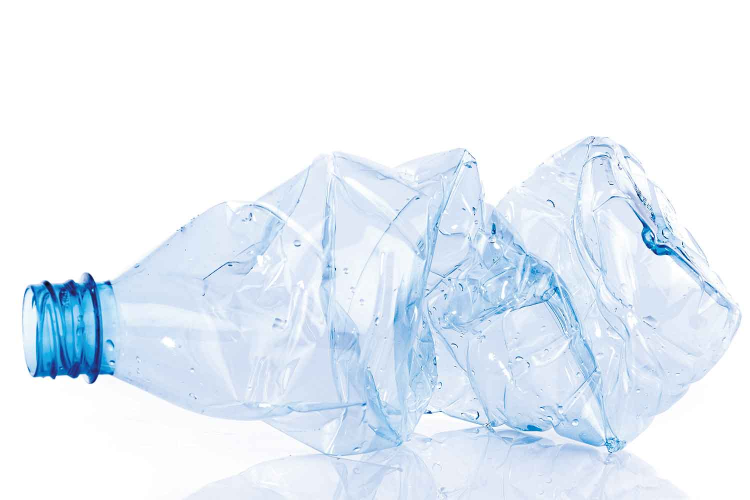
#> input picture photos/plastic.jpeg, 1500 x 1000 px (shown at 1/2 size)
$ python masking.py
#> lines starting #> are read from the running program, lines starting #| are printed output that depends on the picture; after the words box and inside, x2 and y2 are one past the last pixel; in counts of white or black regions, pixels touching at a corner belong together
import cv2 as cv
import numpy as np

img = cv.imread('photos/plastic.jpeg')
#> img is the input picture: shape (1000, 1500, 3); mean B, G, R 248.2, 239.5, 231
img = cv.resize(img, (500, 500))
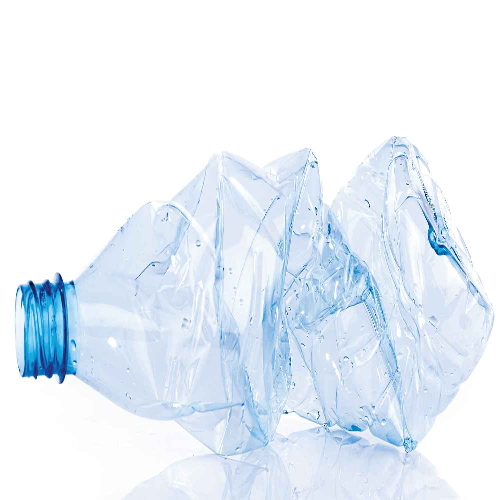
#> img: shape (500, 500, 3); mean B, G, R 248.3, 239.6, 231.1
cv.imshow('Original', img)

# Create mask shape
blank = np.zeros(img.shape[:2], dtype='uint8')
circle = cv.circle(blank.copy(), (img.shape[1]//2, img.shape[2]//2 + 150), 100, 255, -1)
rectangle = cv.rectangle(blank.copy(), (img.shape[1]//2 - 50, img.shape[2] + 100), (img.shape[1]//2 + 50, img.shape[2]//2 + 400) , 255, -1)
mask = cv.bitwise_or(circle, rectangle)
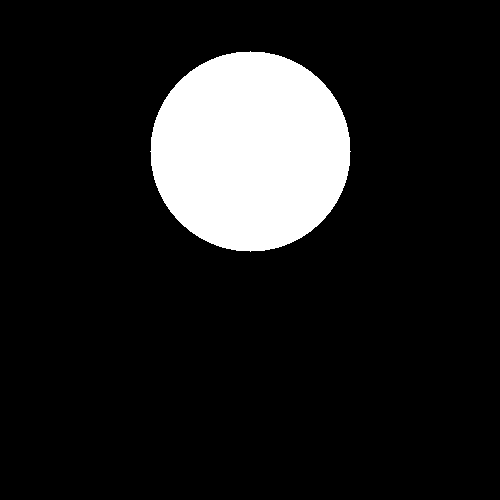
#> circle: shape (500, 500); 12.6% white; 1 white region, box (x1, y1, x2, y2) and area: (150, 51, 351, 252) 31417
cv.imshow('Circle', circle)
cv.imshow('Rectangle', rectangle)
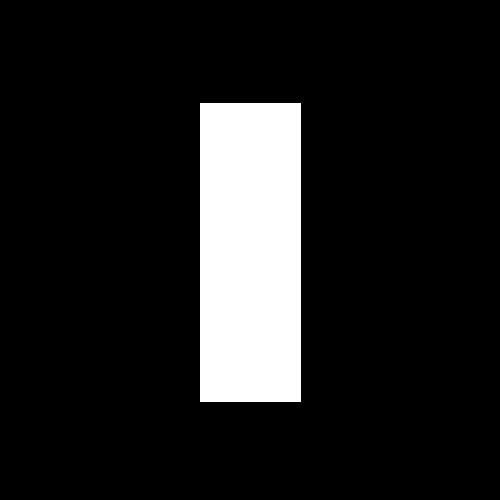
#> window 'Rectangle': shape (500, 500); 12.1% white; 1 white region, box (x1, y1, x2, y2) and area: (200, 103, 301, 402) 30199
cv.imshow('Mask', mask)
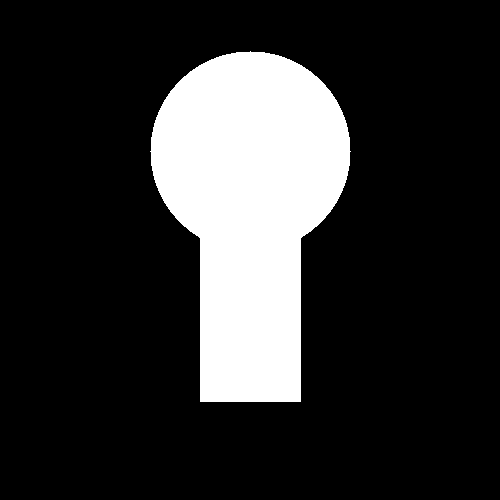
#> window 'Mask': shape (500, 500); 18.8% white; 1 white region, box (x1, y1, x2, y2) and area: (150, 51, 351, 402) 47067

# masking with original image with mask parameter
masked = cv.bitwise_and(img, img, mask=mask)
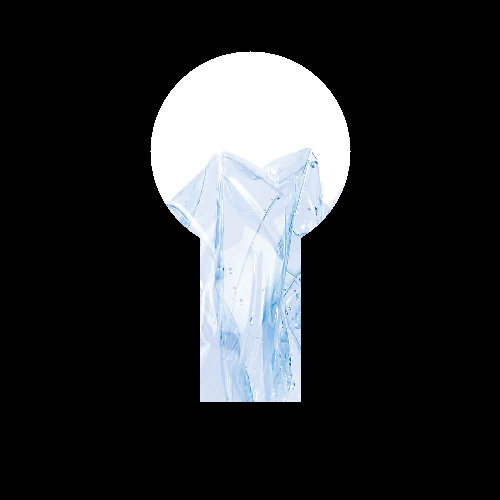
#> masked: shape (500, 500, 3); mean B, G, R 46.7, 44.8, 43
cv.imshow('Mask', masked)

cv.waitKey(0)

$ run again, with photos/glass.jpeg copied over photos/plastic.jpeg
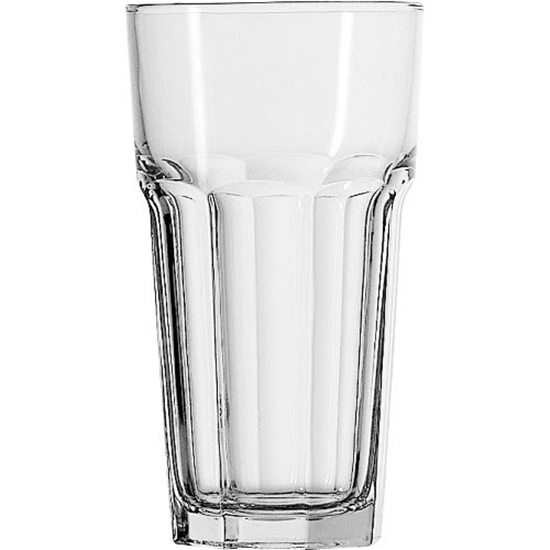
#> input picture photos/glass.jpeg, 550 x 550 px
#> img is the input picture: shape (550, 550, 3); min 0, max 255, mean 234.9
#> img: shape (500, 500, 3)
#> circle: shape (500, 500); 12.6% white; 1 white region, box (x1, y1, x2, y2) and area: (150, 51, 351, 252) 31417
#> `masked = cv.bitwise_and(img, img, mask=mask)`:
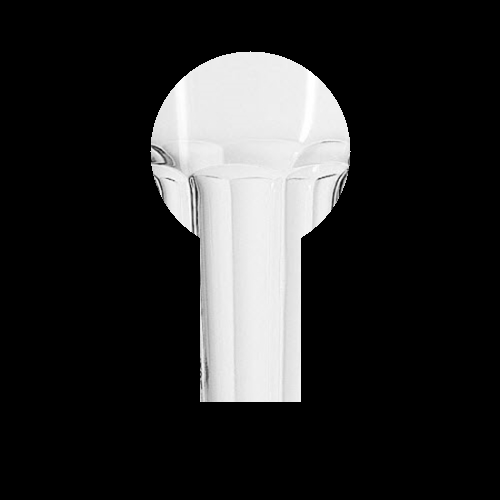
#> masked: shape (500, 500, 3); min 0, max 255, mean 43
